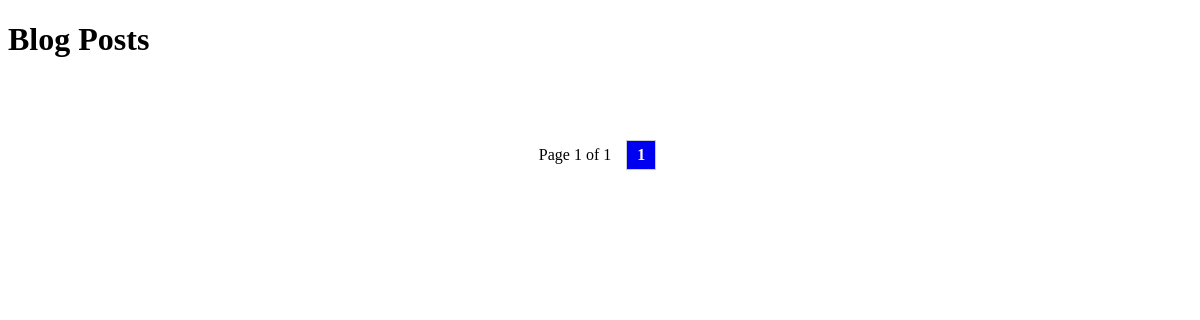
Page /blog/list/ on the earlier database version.
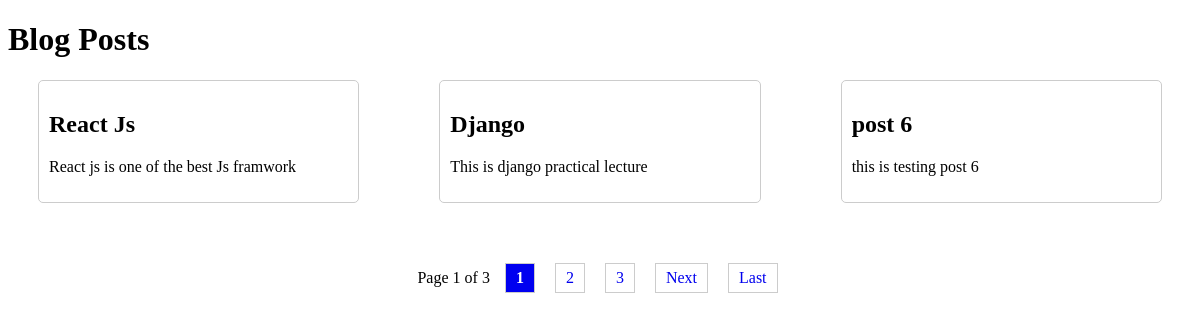
Same page on the later database version.
### blog/models.py (models this page shows, shortened)
class Post(models.Model):
    title = models.CharField(max_length=200)
    content = models.TextField()
    author = models.CharField(max_length=50)
    created_at = models.DateTimeField(auto_now_add=True)

### blog/views.py (the view)
# urls.py: path('list/', views.post_list, name='post_list'),
def post_list(request):
    posts = Post.objects.all().order_by('-id')  # Order posts by newest first
    paginator = Paginator(posts, 3)  # Show 2 posts per page
    page_number = request.GET.get('page')
    page_obj = paginator.get_page(page_number)
    return render(request, 'blog/post_list.html', {'page_obj': page_obj})

### blog/templates/blog/post_list.html (shortened to what this page needs)
<!DOCTYPE html>
<html>
<head>
</head>
<body>
    <h1>Blog Posts</h1>
    <div class="posts">
        {% for post in page_obj %}
            <div class="post">
                <h2>{{ post.title }}</h2>
                <p>{{ post.content }}</p>
            </div>
        {% endfor %}
    </div>
    <div class="pagination">
        <span class="">
            Page {{ page_obj.number }} of {{ page_obj.paginator.num_pages }}
        </span>
        {% for num in page_obj.paginator.page_range %}
            {% if page_obj.number == num %}
                <span class="current">{{ num }}</span>
            {% else %}
                <a href="?page={{ num }}">{{ num }}</a>
            {% endif %}
        {% endfor %}
        {% if page_obj.has_next %}
            <a href="?page={{ page_obj.next_page_number }}">Next</a>
            <a href="?page={{ page_obj.paginator.num_pages }}">Last</a>
        {% endif %}
    </div>
</body>
</html>

Differences in the rows shown:
added Post: title "React Js", content "React js is one of the best Js framwork"
added Post: title "Django", content "This is django practical lecture"
added Post: title "post 6", content "this is testing post 6"
Other differences:
{{ page_obj.paginator.num_pages }}: "1" → "3"
new list line: "2"
new list line: "3"
text now shown: "Next Last"
